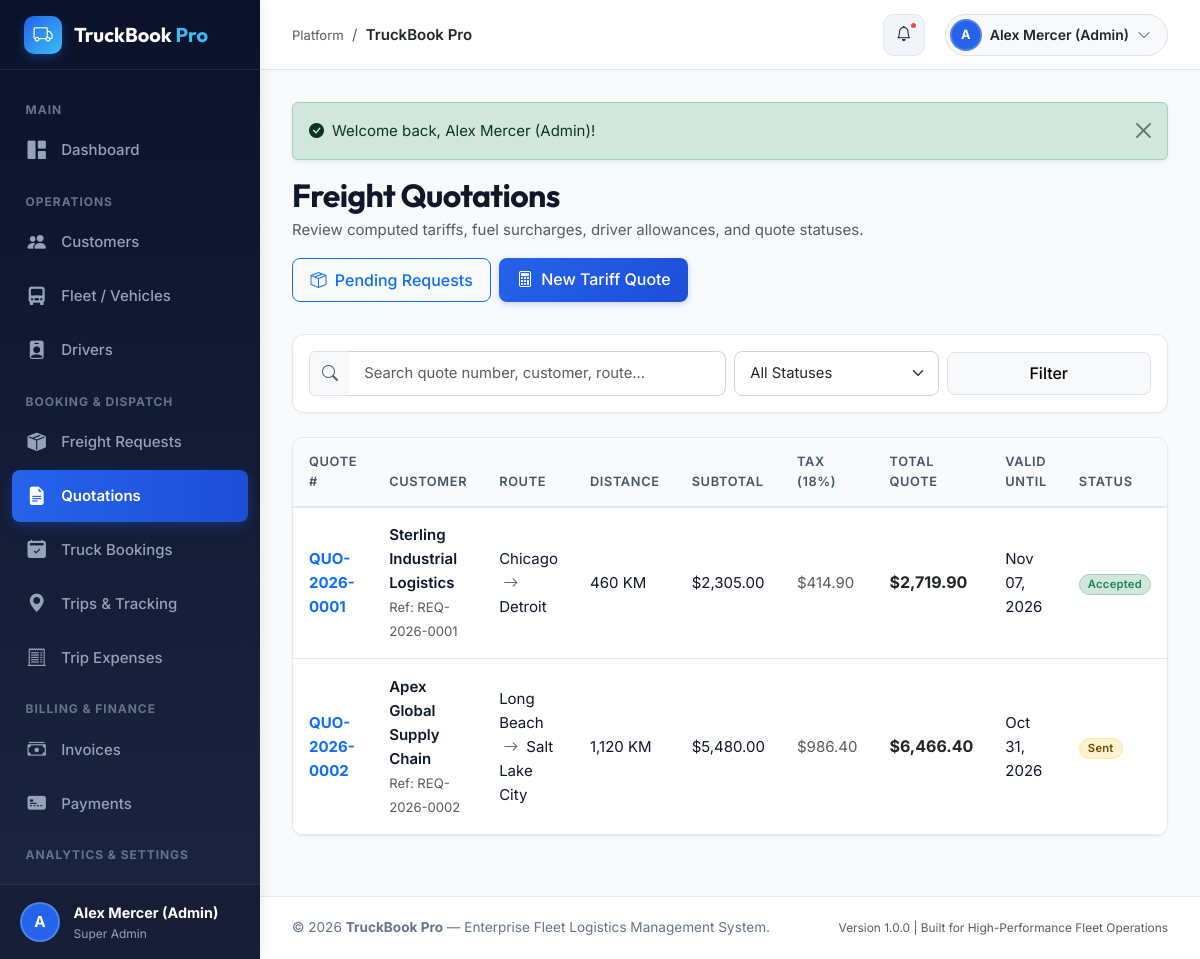
Page /modules/quotations/index.php (signed in) on the committed database.
### tables this page shows
CREATE TABLE `users` (
  `id` INT UNSIGNED AUTO_INCREMENT PRIMARY KEY,
  `role_id` INT UNSIGNED NOT NULL,
  `name` VARCHAR(100) NOT NULL,
  `email` VARCHAR(120) NOT NULL UNIQUE,
  `password_hash` VARCHAR(255) NOT NULL,
  `phone` VARCHAR(25) NULL,
  `status` ENUM('active', 'inactive', 'suspended') NOT NULL DEFAULT 'active',
  `avatar` VARCHAR(255) NULL,
  `last_login` DATETIME NULL,
  `created_at` DATETIME NOT NULL DEFAULT CURRENT_TIMESTAMP,
  `updated_at` DATETIME NOT NULL DEFAULT CURRENT_TIMESTAMP ON UPDATE CURRENT_TIMESTAMP,
  INDEX `idx_users_role` (`role_id`),
  INDEX `idx_users_email` (`email`),
  INDEX `idx_users_status` (`status`),
  CONSTRAINT `fk_users_role` FOREIGN KEY (`role_id`) REFERENCES `roles` (`id`) ON DELETE RESTRICT
);

CREATE TABLE `roles` (
  `id` INT UNSIGNED AUTO_INCREMENT PRIMARY KEY,
  `name` VARCHAR(50) NOT NULL,
  `slug` VARCHAR(50) NOT NULL UNIQUE,
  `description` TEXT NULL,
  `created_at` DATETIME NOT NULL DEFAULT CURRENT_TIMESTAMP
);

CREATE TABLE `quotations` (
  `id` INT UNSIGNED AUTO_INCREMENT PRIMARY KEY,
  `quotation_number` VARCHAR(30) NOT NULL UNIQUE,
  `freight_request_id` INT UNSIGNED NOT NULL,
  `customer_id` INT UNSIGNED NOT NULL,
  `estimated_distance_km` DECIMAL(8,2) NOT NULL,
  `base_rate` DECIMAL(10,2) NOT NULL,
  `fuel_surcharge` DECIMAL(10,2) NOT NULL DEFAULT 0.00,
  `toll_estimate` DECIMAL(10,2) NOT NULL DEFAULT 0.00,
  `driver_allowance` DECIMAL(10,2) NOT NULL DEFAULT 0.00,
  `subtotal` DECIMAL(10,2) NOT NULL,
  `tax_rate_percent` DECIMAL(5,2) NOT NULL DEFAULT 18.00,
  `tax_amount` DECIMAL(10,2) NOT NULL,
  `total_amount` DECIMAL(10,2) NOT NULL,
  `valid_until` DATE NOT NULL,
  `status` ENUM('draft', 'sent', 'accepted', 'rejected', 'expired') NOT NULL DEFAULT 'sent',
  `notes` TEXT NULL,
  `created_by` INT UNSIGNED NOT NULL,
  `created_at` DATETIME NOT NULL DEFAULT CURRENT_TIMESTAMP,
  `updated_at` DATETIME NOT NULL DEFAULT CURRENT_TIMESTAMP ON UPDATE CURRENT_TIMESTAMP,
  INDEX `idx_quotations_customer` (`customer_id`),
  INDEX `idx_quotations_status` (`status`),
  CONSTRAINT `fk_quotations_req` FOREIGN KEY (`freight_request_id`) REFERENCES `freight_requests` (`id`) ON DELETE CASCADE,
  CONSTRAINT `fk_quotations_cust` FOREIGN KEY (`customer_id`) REFERENCES `customers` (`id`) ON DELETE CASCADE,
  CONSTRAINT `fk_quotations_user` FOREIGN KEY (`created_by`) REFERENCES `users` (`id`) ON DELETE RESTRICT
);

CREATE TABLE `customers` (
  `id` INT UNSIGNED AUTO_INCREMENT PRIMARY KEY,
  `user_id` INT UNSIGNED NULL UNIQUE,
  `company_name` VARCHAR(150) NOT NULL,
  `contact_person` VARCHAR(100) NOT NULL,
  `email` VARCHAR(120) NOT NULL UNIQUE,
  `phone` VARCHAR(25) NOT NULL,
  `address` TEXT NOT NULL,
  `city` VARCHAR(100) NOT NULL,
  `state` VARCHAR(100) NOT NULL,
  `postal_code` VARCHAR(20) NOT NULL,
  `tax_gst_number` VARCHAR(50) NULL,
  `status` ENUM('active', 'inactive') NOT NULL DEFAULT 'active',
  `created_at` DATETIME NOT NULL DEFAULT CURRENT_TIMESTAMP,
  `updated_at` DATETIME NOT NULL DEFAULT CURRENT_TIMESTAMP ON UPDATE CURRENT_TIMESTAMP,
  INDEX `idx_customers_company` (`company_name`),
  INDEX `idx_customers_status` (`status`),
  CONSTRAINT `fk_customers_user` FOREIGN KEY (`user_id`) REFERENCES `users` (`id`) ON DELETE SET NULL
);

CREATE TABLE `freight_requests` (
  `id` INT UNSIGNED AUTO_INCREMENT PRIMARY KEY,
  `request_reference` VARCHAR(30) NOT NULL UNIQUE,
  `customer_id` INT UNSIGNED NOT NULL,
  `pickup_address` TEXT NOT NULL,
  `delivery_address` TEXT NOT NULL,
  `pickup_city` VARCHAR(100) NOT NULL,
  `delivery_city` VARCHAR(100) NOT NULL,
  `cargo_description` VARCHAR(255) NOT NULL,
  `cargo_weight_tonnes` DECIMAL(8,2) NOT NULL,
  `preferred_date` DATE NOT NULL,
  `truck_type_required` ENUM('flatbed', 'container', 'refrigerated', 'tanker', 'trailer', 'box_truck') NOT NULL,
  `special_instructions` TEXT NULL,
  `status` ENUM('pending', 'quoted', 'booked', 'cancelled') NOT NULL DEFAULT 'pending',
  `created_at` DATETIME NOT NULL DEFAULT CURRENT_TIMESTAMP,
  `updated_at` DATETIME NOT NULL DEFAULT CURRENT_TIMESTAMP ON UPDATE CURRENT_TIMESTAMP,
  INDEX `idx_freight_req_customer` (`customer_id`),
  INDEX `idx_freight_req_status` (`status`),
  CONSTRAINT `fk_freight_req_customer` FOREIGN KEY (`customer_id`) REFERENCES `customers` (`id`) ON DELETE CASCADE
);

### modules/quotations/index.php (the view, shortened to what the rows shown need)
<?php
require_once __DIR__ . '/../../config/app.php';
require_once __DIR__ . '/../../includes/header.php';
$pdo = getDbConnection();
$page = max(1, (int)($_GET['page'] ?? 1));
$perPage = 10;
$offset = ($page - 1) * $perPage;
$whereClauses = [];
$params = [];
$whereSql = !empty($whereClauses) ? "WHERE " . implode(' AND ', $whereClauses) : "";
$sql = "
    SELECT q.*, c.company_name, fr.request_reference, fr.pickup_city, fr.delivery_city, fr.cargo_description,
           (SELECT b.id FROM bookings b WHERE b.quotation_id = q.id LIMIT 1) AS booking_id
    FROM quotations q
    JOIN customers c ON q.customer_id = c.id
    JOIN freight_requests fr ON q.freight_request_id = fr.id
    {$whereSql}
    ORDER BY q.created_at DESC
    LIMIT {$perPage} OFFSET {$offset}
";
$stmt = $pdo->prepare($sql);
$stmt->execute($params);
$quotations = $stmt->fetchAll();
?>
<div class="page-header">
    <div>
        <h2 class="fw-bold mb-1">Freight Quotations</h2>
    </div>
</div>
<div class="content-card">
    <div class="table-responsive">
        <table class="table table-custom">
            <thead>
                <tr>
                    <th>Quote #</th>
                    <th>Customer</th>
                    <th>Route</th>
                    <th>Distance</th>
                    <th>Subtotal</th>
                    <th>Tax (18%)</th>
                    <th>Total Quote</th>
                    <th>Valid Until</th>
                    <th>Status</th>
                </tr>
            </thead>
            <tbody>
                <?php if (empty($quotations)): ?>
                    <tr>
                        <td colspan="10" class="text-center py-5 text-muted">
                            <i class="bi bi-file-earmark-text display-6 d-block mb-2 text-light"></i>
                            No quotations found.
                        </td>
                    </tr>
                <?php else: ?>
                    <?php foreach ($quotations as $q): ?>
                        <tr>
                            <td class="fw-bold text-primary">
                                <a href="view.php?id=<?= $q['id'] ?>" class="text-decoration-none">
                                    <?= e($q['quotation_number']) ?>
                                </a>
                            </td>
                            <td>
                                <div class="fw-semibold"><?= e($q['company_name']) ?></div>
                                <small class="text-muted">Ref: <?= e($q['request_reference']) ?></small>
                            </td>
                            <td><?= e($q['pickup_city']) ?> <i class="bi bi-arrow-right text-muted mx-1"></i> <?= e($q['delivery_city']) ?></td>
                            <td><?= number_format((float)$q['estimated_distance_km']) ?> KM</td>
                            <td><?= formatCurrency($q['subtotal']) ?></td>
                            <td class="text-muted"><?= formatCurrency($q['tax_amount']) ?></td>
                            <td class="fw-bold fs-6 text-dark"><?= formatCurrency($q['total_amount']) ?></td>
                            <td><?= formatDate($q['valid_until']) ?></td>
                            <td><?= renderStatusBadge($q['status']) ?></td>
                        </tr>
                    <?php endforeach; ?>
                <?php endif; ?>
            </tbody>
        </table>
    </div>
</div>
<?php require_once __DIR__ . '/../../includes/footer.php'; ?>

### includes/sidebar.php (shortened to what the rows shown need)
<?php
$user = currentUser();
?>
<aside id="app-sidebar">
    <div class="sidebar-user">
        <div class="user-avatar-circle">
            <?= strtoupper(substr($user['name'] ?? 'U', 0, 1)) ?>
        </div>
        <div class="user-info text-truncate">
            <div class="fw-bold text-white text-truncate" style="font-size: 0.9rem;">
                <?= e($user['name'] ?? 'Guest') ?>
            </div>
            <div class="text-light" style="font-size: 0.75rem; color: #94a3b8 !important;">
                <?= e($user['role_name'] ?? 'Role') ?>
            </div>
        </div>
    </div>
</aside>

### includes/topbar.php (shortened to what the rows shown need)
<?php
require_once __DIR__ . '/../config/database.php';
?>
<header id="app-topbar">
    <div class="topbar-actions">
        <div class="dropdown">
            <button class="btn btn-light border d-flex align-items-center gap-2 p-1 pe-3 rounded-pill" type="button" data-bs-toggle="dropdown" aria-expanded="false">
                <div class="user-avatar-circle" style="width: 32px; height: 32px; font-size: 0.8rem;">
                    <?= strtoupper(substr($user['name'] ?? 'U', 0, 1)) ?>
                </div>
                <span class="topbar-user-name fw-semibold small text-dark"><?= e($user['name'] ?? 'Account') ?></span>
                <i class="bi bi-chevron-down small text-muted"></i>
            </button>
        </div>
    </div>
</header>

### includes/functions.php (shortened to what the rows shown need)
<?php
require_once __DIR__ . '/../config/app.php';
require_once __DIR__ . '/validation.php';
function formatCurrency(float|int|string|null $amount): string {
    $symbol = getSetting('currency_symbol', '$');
    $val = (float)($amount ?? 0);
    return $symbol . number_format($val, 2);
}
function formatDate(?string $date, string $format = 'M d, Y'): string {
    $ts = strtotime($date);
    return $ts ? date($format, $ts) : '—';
}
function renderStatusBadge(string $status): string {
    $normalized = strtolower(trim($status));
    $badgeClass = match ($normalized) {
        'active', 'completed', 'delivered', 'accepted', 'approved', 'paid', 'available' => 'bg-success-subtle text-success border border-success-subtle',
        'in_progress', 'in_transit', 'dispatched', 'quoted', 'partially_paid', 'on_trip' => 'bg-primary-subtle text-primary border border-primary-subtle',
        'pending', 'pending_assignment', 'scheduled', 'draft', 'sent', 'arrived', 'unloading' => 'bg-warning-subtle text-warning-emphasis border border-warning-subtle',
        'inactive', 'cancelled', 'rejected', 'unpaid', 'overdue', 'maintenance', 'suspended', 'on_leave' => 'bg-danger-subtle text-danger border border-danger-subtle',
        default => 'bg-secondary-subtle text-secondary border border-secondary-subtle'
    };
    $display = ucwords(str_replace('_', ' ', $normalized));
    return "<span class='badge {$badgeClass} px-2 py-1 rounded-pill'>{$display}</span>";
}

### rows in the picture
users: name "A", name "Alex Mercer (Admin)", role.name "Super Admin"
quotations: quotation_number "QUO-2026-0001", customer.company_name "Sterling Industrial Logistics", freight_request.request_reference "REQ-2026-0001", freight_request.pickup_city "Chicago", freight_request.delivery_city "Detroit", estimated_distance_km "460", subtotal "$2,305.00", tax_amount "$414.90", total_amount "$2,719.90", valid_until "Nov 07, 2026", status "Accepted"
quotations: quotation_number "QUO-2026-0002", customer.company_name "Apex Global Supply Chain", freight_request.request_reference "REQ-2026-0002", freight_request.pickup_city "Long Beach", freight_request.delivery_city "Salt Lake City", estimated_distance_km "1,120", subtotal "$5,480.00", tax_amount "$986.40", total_amount "$6,466.40", valid_until "Oct 31, 2026", status "Sent"

### other values in the picture
$pageTitle "TruckBook Pro"
$text "Welcome back, Alex Mercer (Admin)!"
APP_NAME "TruckBook Pro"
APP_VERSION "1.0.0"
